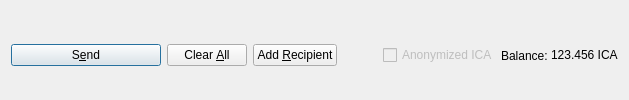
         <widget class="QFrame" name="frame_Send">
          <layout class="QHBoxLayout" name="horizontalLayout">
           <property name="bottomMargin">
            <number>0</number>
           </property>
           <item>
            <widget class="QPushButton" name="sendButton">
             <property name="minimumSize">
              <size>
               <width>150</width>
               <height>0</height>
              </size>
             </property>
             <property name="toolTip">
              <string>Confirm the send action</string>
             </property>
             <property name="text">
              <string>S&amp;end</string>
             </property>
             <property name="icon">
              <iconset resource="../ichibacoin.qrc">
               <normaloff>:/icons/send</normaloff>:/icons/send</iconset>
             </property>
             <property name="autoDefault">
              <bool>false</bool>
             </property>
             <property name="default">
              <bool>true</bool>
             </property>
            </widget>
           </item>
           <item>
            <widget class="QPushButton" name="clearButton">
             <property name="sizePolicy">
              <sizepolicy hsizetype="Minimum" vsizetype="Fixed">
               <horstretch>0</horstretch>
               <verstretch>0</verstretch>
              </sizepolicy>
             </property>
             <property name="toolTip">
              <string>Clear all fields of the form.</string>
             </property>
             <property name="text">
              <string>Clear &amp;All</string>
             </property>
             <property name="icon">
              <iconset resource="../ichibacoin.qrc">
               <normaloff>:/icons/remove</normaloff>:/icons/remove</iconset>
             </property>
             <property name="autoDefault">
              <bool>false</bool>
             </property>
            </widget>
           </item>
           <item>
            <widget class="QPushButton" name="addButton">
             <property name="toolTip">
              <string>Send to multiple recipients at once</string>
             </property>
             <property name="text">
              <string>Add &amp;Recipient</string>
             </property>
             <property name="icon">
              <iconset resource="../ichibacoin.qrc">
               <normaloff>:/icons/add</normaloff>:/icons/add</iconset>
             </property>
             <property name="autoDefault">
              <bool>false</bool>
             </property>
            </widget>
           </item>
           <item>
            <spacer name="horizontalSpacer">
             <property name="orientation">
              <enum>Qt::Horizontal</enum>
             </property>
             <property name="sizeHint" stdset="0">
              <size>
               <width>40</width>
               <height>20</height>
              </size>
             </property>
            </spacer>
           </item>
           <item>
            <layout class="QHBoxLayout" name="horizontalLayout_2">
             <property name="spacing">
              <number>3</number>
             </property>
             <item>
              <widget class="QCheckBox" name="checkzICA">
               <property name="enabled">
                <bool>false</bool>
               </property>
               <property name="text">
                <string>Anonymized ICA</string>
               </property>
              </widget>
             </item>
             <item>
              <widget class="QLabel" name="label">
               <property name="text">
                <string>Balance:</string>
               </property>
              </widget>
             </item>
             <item>
              <widget class="QLabel" name="labelBalance">
               <property name="sizePolicy">
                <sizepolicy hsizetype="Preferred" vsizetype="Fixed">
                 <horstretch>0</horstretch>
                 <verstretch>0</verstretch>
                </sizepolicy>
               </property>
               <property name="cursor">
                <cursorShape>IBeamCursor</cursorShape>
               </property>
               <property name="text">
                <string notr="true">123.456 ICA</string>
               </property>
               <property name="textInteractionFlags">
                <set>Qt::LinksAccessibleByMouse|Qt::TextSelectableByKeyboard|Qt::TextSelectableByMouse</set>
               </property>
              </widget>
             </item>
            </layout>
           </item>
          </layout>
         </widget>
